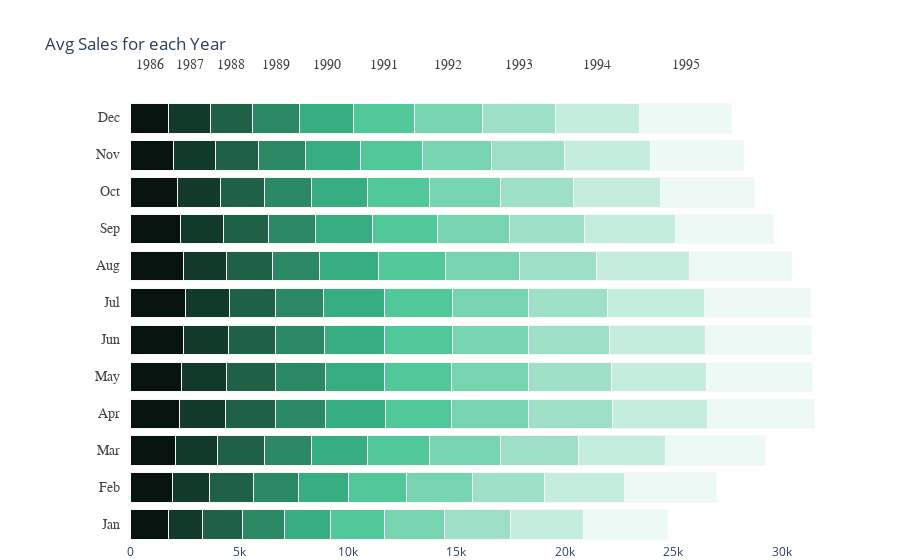

The code cell stored with this chart in its notebook:
### Code cell
# data 
df_1986 = visual[visual['year']==1986][['month','Sales']]
df_1986 = df_1986.groupby('month').agg({"Sales" : "mean"}).reset_index().rename(columns={'Sales':'1986'})
df_1987 = visual[visual['year']==1987][['month','Sales']]
df_1987 = df_1987.groupby('month').agg({"Sales" : "mean"}).reset_index().rename(columns={'Sales':'1987'})
df_1988 = visual[visual['year']==1988][['month','Sales']]
df_1988 = df_1988.groupby('month').agg({"Sales" : "mean"}).reset_index().rename(columns={'Sales':'1988'})
df_1989 = visual[visual['year']==1989][['month','Sales']]
df_1989 = df_1989.groupby('month').agg({"Sales" : "mean"}).reset_index().rename(columns={'Sales':'1989'})
df_1990 = visual[visual['year']==1990][['month','Sales']]
df_1990 = df_1990.groupby('month').agg({"Sales" : "mean"}).reset_index().rename(columns={'Sales':'1990'})
df_1991 = visual[visual['year']==1991][['month','Sales']]
df_1991 = df_1991.groupby('month').agg({"Sales" : "mean"}).reset_index().rename(columns={'Sales':'1991'})
df_1992 = visual[visual['year']==1992][['month','Sales']]
df_1992 = df_1992.groupby('month').agg({"Sales" : "mean"}).reset_index().rename(columns={'Sales':'1992'})
df_1993 = visual[visual['year']==1993][['month','Sales']]
df_1993 = df_1993.groupby('month').agg({"Sales" : "mean"}).reset_index().rename(columns={'Sales':'1993'})
df_1994 = visual[visual['year']==1994][['month','Sales']]
df_1994 = df_1994.groupby('month').agg({"Sales" : "mean"}).reset_index().rename(columns={'Sales':'1994'})
df_1995 = visual[visual['year']==1995][['month','Sales']]
df_1995 = df_1995.groupby('month').agg({"Sales" : "mean"}).reset_index().rename(columns={'Sales':'1995'})

df_year = df_1986.merge(df_1987,on='month').merge(df_1988,on='month').merge(df_1989,on='month').merge(df_1990,on='month')\
.merge(df_1991,on='month').merge(df_1992,on='month').merge(df_1993,on='month').merge(df_1994,on='month').merge(df_1995,on='month')

# top levels
top_labels = ['1986', '1987', '1988', '1989', '1990','1991','1992','1993','1994','1995']

colors = ['rgb(6, 19, 14)', 'rgb(18, 58, 43)',
          'rgb(31, 97, 71)', 'rgb(43, 136, 100)',
          'rgb(55, 174, 129)','rgb(81, 200, 154)',
          'rgb(119, 212, 176)','rgb(158, 224, 199)'
          ,'rgb(197, 237, 221)','rgb(236, 249, 244)']

# X axis value 
df_year = df_year[['1986', '1987', '1988', '1989', '1990','1991','1992','1993','1994','1995']].replace(np.nan,0)
x_data = df_year.values

# y axis value (Month)
df_1986['month'] =['Jan','Feb','Mar','Apr','May','Jun','Jul','Aug','Sep','Oct','Nov','Dec']
y_data = df_1986['month'].tolist()

fig = go.Figure()
for i in range(0, len(x_data[0])):
    for xd, yd in zip(x_data, y_data):
        fig.add_trace(go.Bar(
            x=[xd[i]], y=[yd],
            orientation='h',
            marker=dict(
                color=colors[i],
                line=dict(color='rgb(248, 248, 249)', width=1)
            )
        ))

        
fig.update_layout(title='Avg Sales for each Year',
    xaxis=dict(showgrid=False, 
               zeroline=False, domain=[0.15, 1]),
    yaxis=dict(showgrid=False, showline=False,
               showticklabels=False, zeroline=False),
    barmode='stack', 
    template="plotly_white",
    margin=dict(l=0, r=50, t=100, b=10),
    showlegend=False, 
)

annotations = []
for yd, xd in zip(y_data, x_data):
    # labeling the y-axis
    annotations.append(dict(xref='paper', yref='y',
                            x=0.14, y=yd,
                            xanchor='right',
                            text=str(yd),
                            font=dict(family='Arial', size=14,
                                      color='rgb(67, 67, 67)'),
                            showarrow=False, align='right'))
    # labeling the first Likert scale (on the top)
    if yd == y_data[-1]:
        annotations.append(dict(xref='x', yref='paper',
                                x=xd[0] / 2, y=1.1,
                                text=top_labels[0],
                                font=dict(family='Arial', size=14,
                                          color='rgb(67, 67, 67)'),
                          showarrow=False))
    space = xd[0]
    for i in range(1, len(xd)):
            # labeling the Likert scale
            if yd == y_data[-1]:
                annotations.append(dict(xref='x', yref='paper',
                                        x=space + (xd[i]/2), y=1.1,
                                        text=top_labels[i],
                                        font=dict(family='Arial', size=14,
                                                  color='rgb(67, 67, 67)'),
                                        showarrow=False))
            space += xd[i]
fig.update_layout(
    annotations=annotations)
fig.show()

### Figure 1 — Plotly figure (JSON) as saved in the notebook; plotly's stock layout.template omitted (floating-point values rounded to 4 significant figures)
{"data": [{"marker": {"color": "rgb(6, 19, 14)", "line": {"color": "rgb(248, 248, 249)", "width": 1}}, "orientation": "h", "type": "bar", "x": [1735.0], "y": ["Jan"]}, {"marker": {"color": "rgb(6, 19, 14)", "line": {"color": "rgb(248, 248, 249)", "width": 1}}, "orientation": "h", "type": "bar", "x": [1905.0], "y": ["Feb"]}, {"marker": {"color": "rgb(6, 19, 14)", "line": {"color": "rgb(248, 248, 249)", "width": 1}}, "orientation": "h", "type": "bar", "x": [2075.0], "y": ["Mar"]}, {"marker": {"color": "rgb(6, 19, 14)", "line": {"color": "rgb(248, 248, 249)", "width": 1}}, "orientation": "h", "type": "bar", "x": [2245.0], "y": ["Apr"]}, {"marker": {"color": "rgb(6, 19, 14)", "line": {"color": "rgb(248, 248, 249)", "width": 1}}, "orientation": "h", "type": "bar", "x": [2341.0], "y": ["May"]}, {"marker": {"color": "rgb(6, 19, 14)", "line": {"color": "rgb(248, 248, 249)", "width": 1}}, "orientation": "h", "type": "bar", "x": [2438.0], "y": ["Jun"]}, {"marker": {"color": "rgb(6, 19, 14)", "line": {"color": "rgb(248, 248, 249)", "width": 1}}, "orientation": "h", "type": "bar", "x": [2534.0], "y": ["Jul"]}, {"marker": {"color": "rgb(6, 19, 14)", "line": {"color": "rgb(248, 248, 249)", "width": 1}}, "orientation": "h", "type": "bar", "x": [2408.0], "y": ["Aug"]}, {"marker": {"color": "rgb(6, 19, 14)", "line": {"color": "rgb(248, 248, 249)", "width": 1}}, "orientation": "h", "type": "bar", "x": [2281.0], "y": ["Sep"]}, {"marker": {"color": "rgb(6, 19, 14)", "line": {"color": "rgb(248, 248, 249)", "width": 1}}, "orientation": "h", "type": "bar", "x": [2155.0], "y": ["Oct"]}, {"marker": {"color": "rgb(6, 19, 14)", "line": {"color": "rgb(248, 248, 249)", "width": 1}}, "orientation": "h", "type": "bar", "x": [1953.0], "y": ["Nov"]}, {"marker": {"color": "rgb(6, 19, 14)", "line": {"color": "rgb(248, 248, 249)", "width": 1}}, "orientation": "h", "type": "bar", "x": [1750.0], "y": ["Dec"]}, {"marker": {"color": "rgb(18, 58, 43)", "line": {"color": "rgb(248, 248, 249)", "width": 1}}, "orientation": "h", "type": "bar", "x": [1548.0], "y": ["Jan"]}, {"marker": {"color": "rgb(18, 58, 43)", "line": {"color": "rgb(248, 248, 249)", "width": 1}}, "orientation": "h", "type": "bar", "x": [1733.0], "y": ["Feb"]}, {"marker": {"color": "rgb(18, 58, 43)", "line": {"color": "rgb(248, 248, 249)", "width": 1}}, "orientation": "h", "type": "bar", "x": [1919.0], "y": ["Mar"]}, {"marker": {"color": "rgb(18, 58, 43)", "line": {"color": "rgb(248, 248, 249)", "width": 1}}, "orientation": "h", "type": "bar", "x": [2104.0], "y": ["Apr"]}, {"marker": {"color": "rgb(18, 58, 43)", "line": {"color": "rgb(248, 248, 249)", "width": 1}}, "orientation": "h", "type": "bar", "x": [2074.0], "y": ["May"]}, {"marker": {"color": "rgb(18, 58, 43)", "line": {"color": "rgb(248, 248, 249)", "width": 1}}, "orientation": "h", "type": "bar", "x": [2044.0], "y": ["Jun"]}, {"marker": {"color": "rgb(18, 58, 43)", "line": {"color": "rgb(248, 248, 249)", "width": 1}}, "orientation": "h", "type": "bar", "x": [2014.0], "y": ["Jul"]}, {"marker": {"color": "rgb(18, 58, 43)", "line": {"color": "rgb(248, 248, 249)", "width": 1}}, "orientation": "h", "type": "bar", "x": [2007.0], "y": ["Aug"]}, {"marker": {"color": "rgb(18, 58, 43)", "line": {"color": "rgb(248, 248, 249)", "width": 1}}, "orientation": "h", "type": "bar", "x": [1999.0], "y": ["Sep"]}, {"marker": {"color": "rgb(18, 58, 43)", "line": {"color": "rgb(248, 248, 249)", "width": 1}}, "orientation": "h", "type": "bar", "x": [1992.0], "y": ["Oct"]}, {"marker": {"color": "rgb(18, 58, 43)", "line": {"color": "rgb(248, 248, 249)", "width": 1}}, "orientation": "h", "type": "bar", "x": [1951.0], "y": ["Nov"]}, {"marker": {"color": "rgb(18, 58, 43)", "line": {"color": "rgb(248, 248, 249)", "width": 1}}, "orientation": "h", "type": "bar", "x": [1910.0], "y": ["Dec"]}, {"marker": {"color": "rgb(31, 97, 71)", "line": {"color": "rgb(248, 248, 249)", "width": 1}}, "orientation": "h", "type": "bar", "x": [1869.0], "y": ["Jan"]}, {"marker": {"color": "rgb(31, 97, 71)", "line": {"color": "rgb(248, 248, 249)", "width": 1}}, "orientation": "h", "type": "bar", "x": [2017.0], "y": ["Feb"]}, {"marker": {"color": "rgb(31, 97, 71)", "line": {"color": "rgb(248, 248, 249)", "width": 1}}, "orientation": "h", "type": "bar", "x": [2165.0], "y": ["Mar"]}, {"marker": {"color": "rgb(31, 97, 71)", "line": {"color": "rgb(248, 248, 249)", "width": 1}}, "orientation": "h", "type": "bar", "x": [2314.0], "y": ["Apr"]}, {"marker": {"color": "rgb(31, 97, 71)", "line": {"color": "rgb(248, 248, 249)", "width": 1}}, "orientation": "h", "type": "bar", "x": [2252.0], "y": ["May"]}, {"marker": {"color": "rgb(31, 97, 71)", "line": {"color": "rgb(248, 248, 249)", "width": 1}}, "orientation": "h", "type": "bar", "x": [2190.0], "y": ["Jun"]}, {"marker": {"color": "rgb(31, 97, 71)", "line": {"color": "rgb(248, 248, 249)", "width": 1}}, "orientation": "h", "type": "bar", "x": [2128.0], "y": ["Jul"]}, {"marker": {"color": "rgb(31, 97, 71)", "line": {"color": "rgb(248, 248, 249)", "width": 1}}, "orientation": "h", "type": "bar", "x": [2094.0], "y": ["Aug"]}, {"marker": {"color": "rgb(31, 97, 71)", "line": {"color": "rgb(248, 248, 249)", "width": 1}}, "orientation": "h", "type": "bar", "x": [2061.0], "y": ["Sep"]}, {"marker": {"color": "rgb(31, 97, 71)", "line": {"color": "rgb(248, 248, 249)", "width": 1}}, "orientation": "h", "type": "bar", "x": [2027.0], "y": ["Oct"]}, {"marker": {"color": "rgb(31, 97, 71)", "line": {"color": "rgb(248, 248, 249)", "width": 1}}, "orientation": "h", "type": "bar", "x": [1988.0], "y": ["Nov"]}, {"marker": {"color": "rgb(31, 97, 71)", "line": {"color": "rgb(248, 248, 249)", "width": 1}}, "orientation": "h", "type": "bar", "x": [1949.0], "y": ["Dec"]}, {"marker": {"color": "rgb(43, 136, 100)", "line": {"color": "rgb(248, 248, 249)", "width": 1}}, "orientation": "h", "type": "bar", "x": [1911.0], "y": ["Jan"]}, {"marker": {"color": "rgb(43, 136, 100)", "line": {"color": "rgb(248, 248, 249)", "width": 1}}, "orientation": "h", "type": "bar", "x": [2051.0], "y": ["Feb"]}, {"marker": {"color": "rgb(43, 136, 100)", "line": {"color": "rgb(248, 248, 249)", "width": 1}}, "orientation": "h", "type": "bar", "x": [2191.0], "y": ["Mar"]}, {"marker": {"color": "rgb(43, 136, 100)", "line": {"color": "rgb(248, 248, 249)", "width": 1}}, "orientation": "h", "type": "bar", "x": [2331.0], "y": ["Apr"]}, {"marker": {"color": "rgb(43, 136, 100)", "line": {"color": "rgb(248, 248, 249)", "width": 1}}, "orientation": "h", "type": "bar", "x": [2290.0], "y": ["May"]}, {"marker": {"color": "rgb(43, 136, 100)", "line": {"color": "rgb(248, 248, 249)", "width": 1}}, "orientation": "h", "type": "bar", "x": [2248.0], "y": ["Jun"]}, {"marker": {"color": "rgb(43, 136, 100)", "line": {"color": "rgb(248, 248, 249)", "width": 1}}, "orientation": "h", "type": "bar", "x": [2207.0], "y": ["Jul"]}, {"marker": {"color": "rgb(43, 136, 100)", "line": {"color": "rgb(248, 248, 249)", "width": 1}}, "orientation": "h", "type": "bar", "x": [2196.0], "y": ["Aug"]}, {"marker": {"color": "rgb(43, 136, 100)", "line": {"color": "rgb(248, 248, 249)", "width": 1}}, "orientation": "h", "type": "bar", "x": [2185.0], "y": ["Sep"]}, {"marker": {"color": "rgb(43, 136, 100)", "line": {"color": "rgb(248, 248, 249)", "width": 1}}, "orientation": "h", "type": "bar", "x": [2174.0], "y": ["Oct"]}, {"marker": {"color": "rgb(43, 136, 100)", "line": {"color": "rgb(248, 248, 249)", "width": 1}}, "orientation": "h", "type": "bar", "x": [2165.0], "y": ["Nov"]}, {"marker": {"color": "rgb(43, 136, 100)", "line": {"color": "rgb(248, 248, 249)", "width": 1}}, "orientation": "h", "type": "bar", "x": [2157.0], "y": ["Dec"]}, {"marker": {"color": "rgb(55, 174, 129)", "line": {"color": "rgb(248, 248, 249)", "width": 1}}, "orientation": "h", "type": "bar", "x": [2148.0], "y": ["Jan"]}, {"marker": {"color": "rgb(55, 174, 129)", "line": {"color": "rgb(248, 248, 249)", "width": 1}}, "orientation": "h", "type": "bar", "x": [2345.0], "y": ["Feb"]}, {"marker": {"color": "rgb(55, 174, 129)", "line": {"color": "rgb(248, 248, 249)", "width": 1}}, "orientation": "h", "type": "bar", "x": [2542.0], "y": ["Mar"]}, {"marker": {"color": "rgb(55, 174, 129)", "line": {"color": "rgb(248, 248, 249)", "width": 1}}, "orientation": "h", "type": "bar", "x": [2739.0], "y": ["Apr"]}, {"marker": {"color": "rgb(55, 174, 129)", "line": {"color": "rgb(248, 248, 249)", "width": 1}}, "orientation": "h", "type": "bar", "x": [2757.0], "y": ["May"]}, {"marker": {"color": "rgb(55, 174, 129)", "line": {"color": "rgb(248, 248, 249)", "width": 1}}, "orientation": "h", "type": "bar", "x": [2775.0], "y": ["Jun"]}, {"marker": {"color": "rgb(55, 174, 129)", "line": {"color": "rgb(248, 248, 249)", "width": 1}}, "orientation": "h", "type": "bar", "x": [2793.0], "y": ["Jul"]}, {"marker": {"color": "rgb(55, 174, 129)", "line": {"color": "rgb(248, 248, 249)", "width": 1}}, "orientation": "h", "type": "bar", "x": [2714.0], "y": ["Aug"]}, {"marker": {"color": "rgb(55, 174, 129)", "line": {"color": "rgb(248, 248, 249)", "width": 1}}, "orientation": "h", "type": "bar", "x": [2635.0], "y": ["Sep"]}, {"marker": {"color": "rgb(55, 174, 129)", "line": {"color": "rgb(248, 248, 249)", "width": 1}}, "orientation": "h", "type": "bar", "x": [2556.0], "y": ["Oct"]}, {"marker": {"color": "rgb(55, 174, 129)", "line": {"color": "rgb(248, 248, 249)", "width": 1}}, "orientation": "h", "type": "bar", "x": [2531.0], "y": ["Nov"]}, {"marker": {"color": "rgb(55, 174, 129)", "line": {"color": "rgb(248, 248, 249)", "width": 1}}, "orientation": "h", "type": "bar", "x": [2506.0], "y": ["Dec"]}, {"marker": {"color": "rgb(81, 200, 154)", "line": {"color": "rgb(248, 248, 249)", "width": 1}}, "orientation": "h", "type": "bar", "x": [2481.0], "y": ["Jan"]}, {"marker": {"color": "rgb(81, 200, 154)", "line": {"color": "rgb(248, 248, 249)", "width": 1}}, "orientation": "h", "type": "bar", "x": [2667.0], "y": ["Feb"]}, {"marker": {"color": "rgb(81, 200, 154)", "line": {"color": "rgb(248, 248, 249)", "width": 1}}, "orientation": "h", "type": "bar", "x": [2853.0], "y": ["Mar"]}, {"marker": {"color": "rgb(81, 200, 154)", "line": {"color": "rgb(248, 248, 249)", "width": 1}}, "orientation": "h", "type": "bar", "x": [3040.0], "y": ["Apr"]}, {"marker": {"color": "rgb(81, 200, 154)", "line": {"color": "rgb(248, 248, 249)", "width": 1}}, "orientation": "h", "type": "bar", "x": [3084.0], "y": ["May"]}, {"marker": {"color": "rgb(81, 200, 154)", "line": {"color": "rgb(248, 248, 249)", "width": 1}}, "orientation": "h", "type": "bar", "x": [3128.0], "y": ["Jun"]}, {"marker": {"color": "rgb(81, 200, 154)", "line": {"color": "rgb(248, 248, 249)", "width": 1}}, "orientation": "h", "type": "bar", "x": [3172.0], "y": ["Jul"]}, {"marker": {"color": "rgb(81, 200, 154)", "line": {"color": "rgb(248, 248, 249)", "width": 1}}, "orientation": "h", "type": "bar", "x": [3074.0], "y": ["Aug"]}, {"marker": {"color": "rgb(81, 200, 154)", "line": {"color": "rgb(248, 248, 249)", "width": 1}}, "orientation": "h", "type": "bar", "x": [2977.0], "y": ["Sep"]}, {"marker": {"color": "rgb(81, 200, 154)", "line": {"color": "rgb(248, 248, 249)", "width": 1}}, "orientation": "h", "type": "bar", "x": [2879.0], "y": ["Oct"]}, {"marker": {"color": "rgb(81, 200, 154)", "line": {"color": "rgb(248, 248, 249)", "width": 1}}, "orientation": "h", "type": "bar", "x": [2843.0], "y": ["Nov"]}, {"marker": {"color": "rgb(81, 200, 154)", "line": {"color": "rgb(248, 248, 249)", "width": 1}}, "orientation": "h", "type": "bar", "x": [2808.0], "y": ["Dec"]}, {"marker": {"color": "rgb(119, 212, 176)", "line": {"color": "rgb(248, 248, 249)", "width": 1}}, "orientation": "h", "type": "bar", "x": [2772], "y": ["Jan"]}, {"marker": {"color": "rgb(119, 212, 176)", "line": {"color": "rgb(248, 248, 249)", "width": 1}}, "orientation": "h", "type": "bar", "x": [3031.0], "y": ["Feb"]}, {"marker": {"color": "rgb(119, 212, 176)", "line": {"color": "rgb(248, 248, 249)", "width": 1}}, "orientation": "h", "type": "bar", "x": [3291.0], "y": ["Mar"]}, {"marker": {"color": "rgb(119, 212, 176)", "line": {"color": "rgb(248, 248, 249)", "width": 1}}, "orientation": "h", "type": "bar", "x": [3550], "y": ["Apr"]}, {"marker": {"color": "rgb(119, 212, 176)", "line": {"color": "rgb(248, 248, 249)", "width": 1}}, "orientation": "h", "type": "bar", "x": [3536], "y": ["May"]}, {"marker": {"color": "rgb(119, 212, 176)", "line": {"color": "rgb(248, 248, 249)", "width": 1}}, "orientation": "h", "type": "bar", "x": [3522], "y": ["Jun"]}, {"marker": {"color": "rgb(119, 212, 176)", "line": {"color": "rgb(248, 248, 249)", "width": 1}}, "orientation": "h", "type": "bar", "x": [3508], "y": ["Jul"]}, {"marker": {"color": "rgb(119, 212, 176)", "line": {"color": "rgb(248, 248, 249)", "width": 1}}, "orientation": "h", "type": "bar", "x": [3420.0], "y": ["Aug"]}, {"marker": {"color": "rgb(119, 212, 176)", "line": {"color": "rgb(248, 248, 249)", "width": 1}}, "orientation": "h", "type": "bar", "x": [3332.0], "y": ["Sep"]}, {"marker": {"color": "rgb(119, 212, 176)", "line": {"color": "rgb(248, 248, 249)", "width": 1}}, "orientation": "h", "type": "bar", "x": [3244.0], "y": ["Oct"]}, {"marker": {"color": "rgb(119, 212, 176)", "line": {"color": "rgb(248, 248, 249)", "width": 1}}, "orientation": "h", "type": "bar", "x": [3181.0], "y": ["Nov"]}, {"marker": {"color": "rgb(119, 212, 176)", "line": {"color": "rgb(248, 248, 249)", "width": 1}}, "orientation": "h", "type": "bar", "x": [3119.0], "y": ["Dec"]}, {"marker": {"color": "rgb(158, 224, 199)", "line": {"color": "rgb(248, 248, 249)", "width": 1}}, "orientation": "h", "type": "bar", "x": [3056], "y": ["Jan"]}, {"marker": {"color": "rgb(158, 224, 199)", "line": {"color": "rgb(248, 248, 249)", "width": 1}}, "orientation": "h", "type": "bar", "x": [3337], "y": ["Feb"]}, {"marker": {"color": "rgb(158, 224, 199)", "line": {"color": "rgb(248, 248, 249)", "width": 1}}, "orientation": "h", "type": "bar", "x": [3618], "y": ["Mar"]}, {"marker": {"color": "rgb(158, 224, 199)", "line": {"color": "rgb(248, 248, 249)", "width": 1}}, "orientation": "h", "type": "bar", "x": [3899], "y": ["Apr"]}, {"marker": {"color": "rgb(158, 224, 199)", "line": {"color": "rgb(248, 248, 249)", "width": 1}}, "orientation": "h", "type": "bar", "x": [3809], "y": ["May"]}, {"marker": {"color": "rgb(158, 224, 199)", "line": {"color": "rgb(248, 248, 249)", "width": 1}}, "orientation": "h", "type": "bar", "x": [3719], "y": ["Jun"]}, {"marker": {"color": "rgb(158, 224, 199)", "line": {"color": "rgb(248, 248, 249)", "width": 1}}, "orientation": "h", "type": "bar", "x": [3629], "y": ["Jul"]}, {"marker": {"color": "rgb(158, 224, 199)", "line": {"color": "rgb(248, 248, 249)", "width": 1}}, "orientation": "h", "type": "bar", "x": [3544.0], "y": ["Aug"]}, {"marker": {"color": "rgb(158, 224, 199)", "line": {"color": "rgb(248, 248, 249)", "width": 1}}, "orientation": "h", "type": "bar", "x": [3458.0], "y": ["Sep"]}, {"marker": {"color": "rgb(158, 224, 199)", "line": {"color": "rgb(248, 248, 249)", "width": 1}}, "orientation": "h", "type": "bar", "x": [3373], "y": ["Oct"]}, {"marker": {"color": "rgb(158, 224, 199)", "line": {"color": "rgb(248, 248, 249)", "width": 1}}, "orientation": "h", "type": "bar", "x": [3366], "y": ["Nov"]}, {"marker": {"color": "rgb(158, 224, 199)", "line": {"color": "rgb(248, 248, 249)", "width": 1}}, "orientation": "h", "type": "bar", "x": [3359], "y": ["Dec"]}, {"marker": {"color": "rgb(197, 237, 221)", "line": {"color": "rgb(248, 248, 249)", "width": 1}}, "orientation": "h", "type": "bar", "x": [3352], "y": ["Jan"]}, {"marker": {"color": "rgb(197, 237, 221)", "line": {"color": "rgb(248, 248, 249)", "width": 1}}, "orientation": "h", "type": "bar", "x": [3682], "y": ["Feb"]}, {"marker": {"color": "rgb(197, 237, 221)", "line": {"color": "rgb(248, 248, 249)", "width": 1}}, "orientation": "h", "type": "bar", "x": [4012], "y": ["Mar"]}, {"marker": {"color": "rgb(197, 237, 221)", "line": {"color": "rgb(248, 248, 249)", "width": 1}}, "orientation": "h", "type": "bar", "x": [4342], "y": ["Apr"]}, {"marker": {"color": "rgb(197, 237, 221)", "line": {"color": "rgb(248, 248, 249)", "width": 1}}, "orientation": "h", "type": "bar", "x": [4382.0], "y": ["May"]}, {"marker": {"color": "rgb(197, 237, 221)", "line": {"color": "rgb(248, 248, 249)", "width": 1}}, "orientation": "h", "type": "bar", "x": [4421.0], "y": ["Jun"]}, {"marker": {"color": "rgb(197, 237, 221)", "line": {"color": "rgb(248, 248, 249)", "width": 1}}, "orientation": "h", "type": "bar", "x": [4461], "y": ["Jul"]}, {"marker": {"color": "rgb(197, 237, 221)", "line": {"color": "rgb(248, 248, 249)", "width": 1}}, "orientation": "h", "type": "bar", "x": [4313], "y": ["Aug"]}, {"marker": {"color": "rgb(197, 237, 221)", "line": {"color": "rgb(248, 248, 249)", "width": 1}}, "orientation": "h", "type": "bar", "x": [4165], "y": ["Sep"]}, {"marker": {"color": "rgb(197, 237, 221)", "line": {"color": "rgb(248, 248, 249)", "width": 1}}, "orientation": "h", "type": "bar", "x": [4017], "y": ["Oct"]}, {"marker": {"color": "rgb(197, 237, 221)", "line": {"color": "rgb(248, 248, 249)", "width": 1}}, "orientation": "h", "type": "bar", "x": [3963.0], "y": ["Nov"]}, {"marker": {"color": "rgb(197, 237, 221)", "line": {"color": "rgb(248, 248, 249)", "width": 1}}, "orientation": "h", "type": "bar", "x": [3908.0], "y": ["Dec"]}, {"marker": {"color": "rgb(236, 249, 244)", "line": {"color": "rgb(248, 248, 249)", "width": 1}}, "orientation": "h", "type": "bar", "x": [3854], "y": ["Jan"]}, {"marker": {"color": "rgb(236, 249, 244)", "line": {"color": "rgb(248, 248, 249)", "width": 1}}, "orientation": "h", "type": "bar", "x": [4215.0], "y": ["Feb"]}, {"marker": {"color": "rgb(236, 249, 244)", "line": {"color": "rgb(248, 248, 249)", "width": 1}}, "orientation": "h", "type": "bar", "x": [4575.0], "y": ["Mar"]}, {"marker": {"color": "rgb(236, 249, 244)", "line": {"color": "rgb(248, 248, 249)", "width": 1}}, "orientation": "h", "type": "bar", "x": [4936], "y": ["Apr"]}, {"marker": {"color": "rgb(236, 249, 244)", "line": {"color": "rgb(248, 248, 249)", "width": 1}}, "orientation": "h", "type": "bar", "x": [4922.0], "y": ["May"]}, {"marker": {"color": "rgb(236, 249, 244)", "line": {"color": "rgb(248, 248, 249)", "width": 1}}, "orientation": "h", "type": "bar", "x": [4909.0], "y": ["Jun"]}, {"marker": {"color": "rgb(236, 249, 244)", "line": {"color": "rgb(248, 248, 249)", "width": 1}}, "orientation": "h", "type": "bar", "x": [4895], "y": ["Jul"]}, {"marker": {"color": "rgb(236, 249, 244)", "line": {"color": "rgb(248, 248, 249)", "width": 1}}, "orientation": "h", "type": "bar", "x": [4708.0], "y": ["Aug"]}, {"marker": {"color": "rgb(236, 249, 244)", "line": {"color": "rgb(248, 248, 249)", "width": 1}}, "orientation": "h", "type": "bar", "x": [4520.0], "y": ["Sep"]}, {"marker": {"color": "rgb(236, 249, 244)", "line": {"color": "rgb(248, 248, 249)", "width": 1}}, "orientation": "h", "type": "bar", "x": [4333], "y": ["Oct"]}, {"marker": {"color": "rgb(236, 249, 244)", "line": {"color": "rgb(248, 248, 249)", "width": 1}}, "orientation": "h", "type": "bar", "x": [4287.0], "y": ["Nov"]}, {"marker": {"color": "rgb(236, 249, 244)", "line": {"color": "rgb(248, 248, 249)", "width": 1}}, "orientation": "h", "type": "bar", "x": [4240.0], "y": ["Dec"]}], "layout": {"annotations": [{"align": "right", "font": {"color": "rgb(67, 67, 67)", "family": "Arial", "size": 14}, "showarrow": false, "text": "Jan", "x": 0.14, "xanchor": "right", "xref": "paper", "y": "Jan", "yref": "y"}, {"align": "right", "font": {"color": "rgb(67, 67, 67)", "family": "Arial", "size": 14}, "showarrow": false, "text": "Feb", "x": 0.14, "xanchor": "right", "xref": "paper", "y": "Feb", "yref": "y"}, {"align": "right", "font": {"color": "rgb(67, 67, 67)", "family": "Arial", "size": 14}, "showarrow": false, "text": "Mar", "x": 0.14, "xanchor": "right", "xref": "paper", "y": "Mar", "yref": "y"}, {"align": "right", "font": {"color": "rgb(67, 67, 67)", "family": "Arial", "size": 14}, "showarrow": false, "text": "Apr", "x": 0.14, "xanchor": "right", "xref": "paper", "y": "Apr", "yref": "y"}, {"align": "right", "font": {"color": "rgb(67, 67, 67)", "family": "Arial", "size": 14}, "showarrow": false, "text": "May", "x": 0.14, "xanchor": "right", "xref": "paper", "y": "May", "yref": "y"}, {"align": "right", "font": {"color": "rgb(67, 67, 67)", "family": "Arial", "size": 14}, "showarrow": false, "text": "Jun", "x": 0.14, "xanchor": "right", "xref": "paper", "y": "Jun", "yref": "y"}, {"align": "right", "font": {"color": "rgb(67, 67, 67)", "family": "Arial", "size": 14}, "showarrow": false, "text": "Jul", "x": 0.14, "xanchor": "right", "xref": "paper", "y": "Jul", "yref": "y"}, {"align": "right", "font": {"color": "rgb(67, 67, 67)", "family": "Arial", "size": 14}, "showarrow": false, "text": "Aug", "x": 0.14, "xanchor": "right", "xref": "paper", "y": "Aug", "yref": "y"}, {"align": "right", "font": {"color": "rgb(67, 67, 67)", "family": "Arial", "size": 14}, "showarrow": false, "text": "Sep", "x": 0.14, "xanchor": "right", "xref": "paper", "y": "Sep", "yref": "y"}, {"align": "right", "font": {"color": "rgb(67, 67, 67)", "family": "Arial", "size": 14}, "showarrow": false, "text": "Oct", "x": 0.14, "xanchor": "right", "xref": "paper", "y": "Oct", "yref": "y"}, {"align": "right", "font": {"color": "rgb(67, 67, 67)", "family": "Arial", "size": 14}, "showarrow": false, "text": "Nov", "x": 0.14, "xanchor": "right", "xref": "paper", "y": "Nov", "yref": "y"}, {"align": "right", "font": {"color": "rgb(67, 67, 67)", "family": "Arial", "size": 14}, "showarrow": false, "text": "Dec", "x": 0.14, "xanchor": "right", "xref": "paper", "y": "Dec", "yref": "y"}, {"font": {"color": "rgb(67, 67, 67)", "family": "Arial", "size": 14}, "showarrow": false, "text": "1986", "x": 875.1, "xref": "x", "y": 1.1, "yref": "paper"}, {"font": {"color": "rgb(67, 67, 67)", "family": "Arial", "size": 14}, "showarrow": false, "text": "1987", "x": 2705.0, "xref": "x", "y": 1.1, "yref": "paper"}, {"font": {"color": "rgb(67, 67, 67)", "family": "Arial", "size": 14}, "showarrow": false, "text": "1988", "x": 4635.0, "xref": "x", "y": 1.1, "yref": "paper"}, {"font": {"color": "rgb(67, 67, 67)", "family": "Arial", "size": 14}, "showarrow": false, "text": "1989", "x": 6688.0, "xref": "x", "y": 1.1, "yref": "paper"}, {"font": {"color": "rgb(67, 67, 67)", "family": "Arial", "size": 14}, "showarrow": false, "text": "1990", "x": 9019.0, "xref": "x", "y": 1.1, "yref": "paper"}, {"font": {"color": "rgb(67, 67, 67)", "family": "Arial", "size": 14}, "showarrow": false, "text": "1991", "x": 11680.0, "xref": "x", "y": 1.1, "yref": "paper"}, {"font": {"color": "rgb(67, 67, 67)", "family": "Arial", "size": 14}, "showarrow": false, "text": "1992", "x": 14640.0, "xref": "x", "y": 1.1, "yref": "paper"}, {"font": {"color": "rgb(67, 67, 67)", "family": "Arial", "size": 14}, "showarrow": false, "text": "1993", "x": 17880.0, "xref": "x", "y": 1.1, "yref": "paper"}, {"font": {"color": "rgb(67, 67, 67)", "family": "Arial", "size": 14}, "showarrow": false, "text": "1994", "x": 21510.0, "xref": "x", "y": 1.1, "yref": "paper"}, {"font": {"color": "rgb(67, 67, 67)", "family": "Arial", "size": 14}, "showarrow": false, "text": "1995", "x": 25590.0, "xref": "x", "y": 1.1, "yref": "paper"}], "barmode": "stack", "margin": {"b": 10, "l": 0, "r": 50, "t": 100}, "showlegend": false, "title": {"text": "Avg Sales for each Year"}, "xaxis": {"domain": [0.15, 1], "showgrid": false, "zeroline": false}, "yaxis": {"showgrid": false, "showline": false, "showticklabels": false, "zeroline": false}}}
